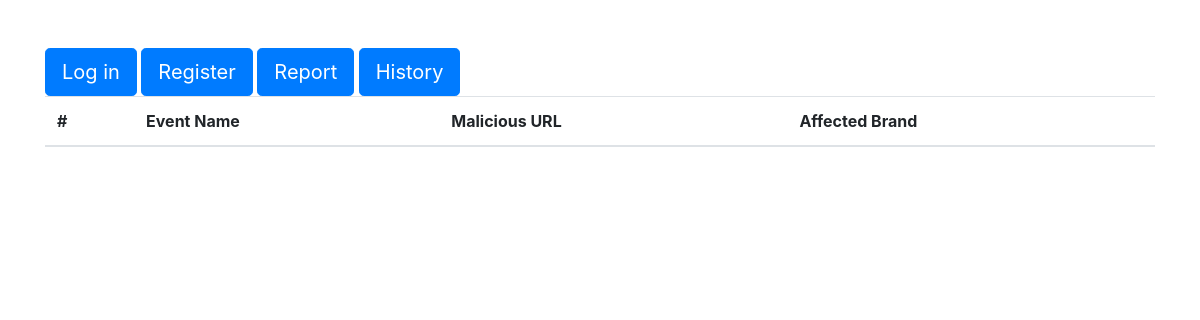
Before: /history with the older database file.
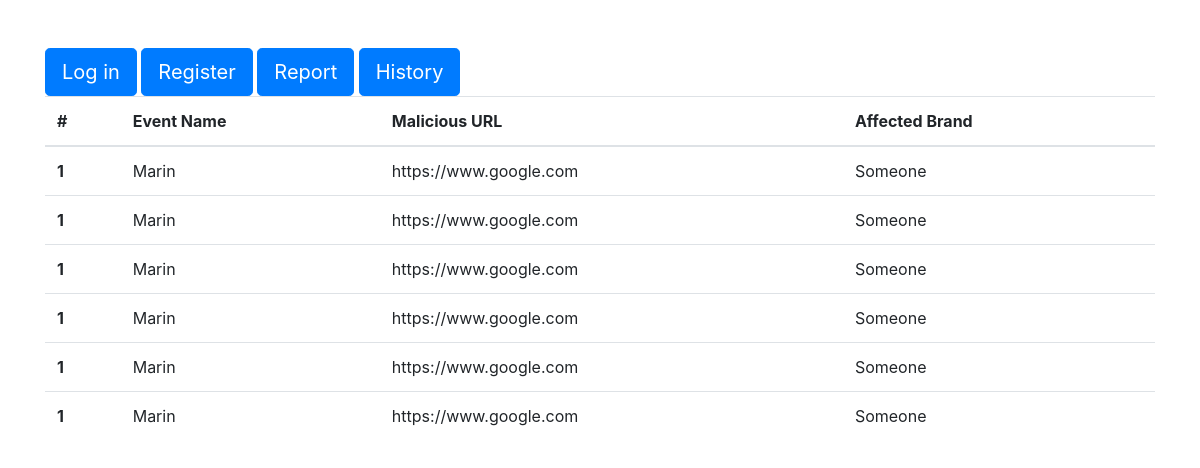
After: the same page with the newer database file.
### phishing_tracker/models.py (models this page shows)
class PhishingEvent(models.Model):
    event_id = models.AutoField(primary_key=True)
    name = models.CharField(max_length=100)
    timestamp = models.DateTimeField(default=None, blank=True, null=True)
    affected_brand = models.CharField(max_length=100)
    description = models.TextField()
    malicious_campaign_url = models.URLField()
    malicious_domain_registartion_date = models.DateField(default=None, blank=True, null=True)
    malicious_domain_dns_record_a = models.GenericIPAddressField(default=None, blank=True, null=True)
    malicious_domain_dns_record_ns = models.GenericIPAddressField(default=None, blank=True, null=True)
    malicious_domain_dns_record_mx = models.GenericIPAddressField(default=None, blank=True, null=True)
    list_of_matching_keywords = models.TextField()
    STATUS_TYPES = {
        ('TODO', 'To Do'),
        ('INPROGRESS', 'In Progress'),
        ('DONE', 'Done')
    }
    status = models.CharField(max_length=100, choices=STATUS_TYPES, default='TODO')

### phishing_tracker/views.py (the view)
# urls.py: path('history', history, name='history'),
def history(request: HttpRequest):
    data = PhishingEvent.objects.all().values()
    return render(request, 'history/history.html', {'items': data})

### phishing_tracker/templates/history/history.html (shortened to what this page needs)
<!DOCTYPE html>
<html lang="en">
<head>
    <link rel="stylesheet" href="https://cdn.jsdelivr.net/npm/bootstrap@4.4.1/dist/css/bootstrap.min.css">
</head>
<body>
    <div class="container m-10 pt-5">
        <a class="btn btn-primary btn-lg" role="button" href="/login">Log in</a>
        <a class="btn btn-primary btn-lg" role="button" href="/register">Register</a>
        <a class="btn btn-primary btn-lg" role="button" href="/report">Report</a>
        <a class="btn btn-primary btn-lg" role="button" href="/history">History</a>
        <table class="table">
            <thead>
              <tr>
                <th scope="col">#</th>
                <th scope="col">Event Name</th>
                <th scope="col">Malicious URL</th>
                <th scope="col">Affected Brand</th>
              </tr>
            </thead>
            <tbody>
                {% for item in items %}
                    <tr>
                        <th scope="row">1</th>
                        <td>{{item.name}}</td>
                        <td>{{item.malicious_campaign_url}}</td>
                        <td>{{item.affected_brand}}</td>
                    </tr>
                {% endfor %}
            </tbody>
          </table>
    </div>
</body>
</html>

Changed rows visible on the page:
added PhishingEvent: name "Marin", malicious_campaign_url "https://www.google.com", affected_brand "Someone"
added PhishingEvent: name "Marin", malicious_campaign_url "https://www.google.com", affected_brand "Someone"
added PhishingEvent: name "Marin", malicious_campaign_url "https://www.google.com", affected_brand "Someone"
added PhishingEvent: name "Marin", malicious_campaign_url "https://www.google.com", affected_brand "Someone"
added PhishingEvent: name "Marin", malicious_campaign_url "https://www.google.com", affected_brand "Someone"
added PhishingEvent: name "Marin", malicious_campaign_url "https://www.google.com", affected_brand "Someone"
